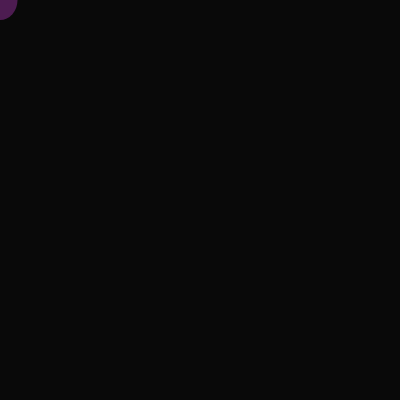
Frame 1 (no input)
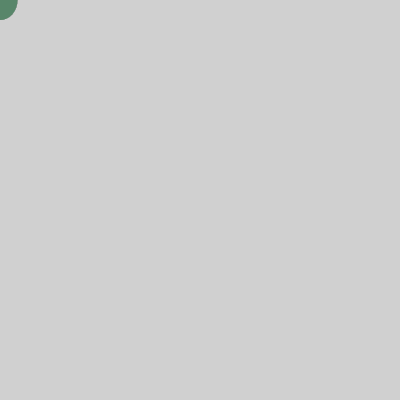
Frame 60 (no input)
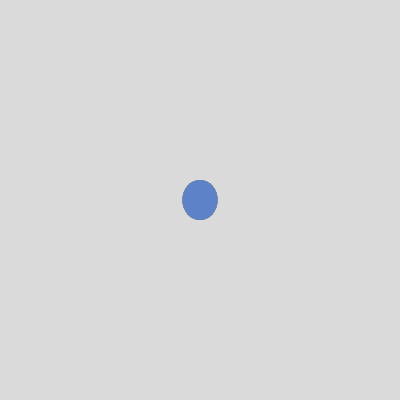
Frame 120 (the mouse pressed at the canvas centre since frame 60)

The p5.js sketch that drew these frames (run headless with seeded random() and noise() and a simulated clock; from frame 60 on, the mouse is pressed at the canvas centre):

// p5.js sketch
// ── sketch.js
//MOUSE EFFECT

function setup (){
  createCanvas(400, 400);
  background(0);
}

function draw() {
  noStroke();

  //random colors
  let r = random(255);
  let g = random(255);
  let b = random(255);
  fill(r,g,b, 100);
  
  //drawing the ellipse at the position of te mouse
  ellipse(mouseX, mouseY, 35, 40);
  
  //this makes the trail fade in slowly
  fill(220,10);
  rect(0,0,width, height );

}
